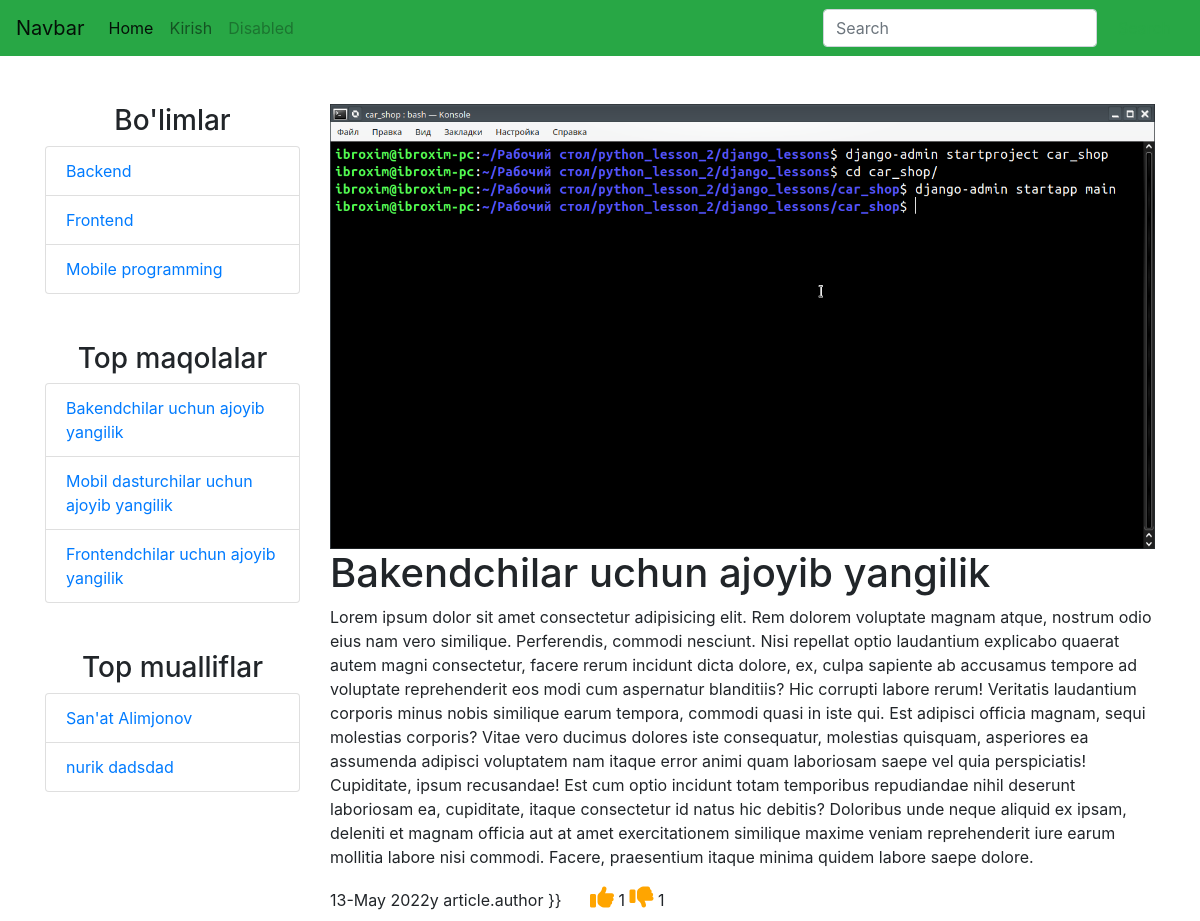
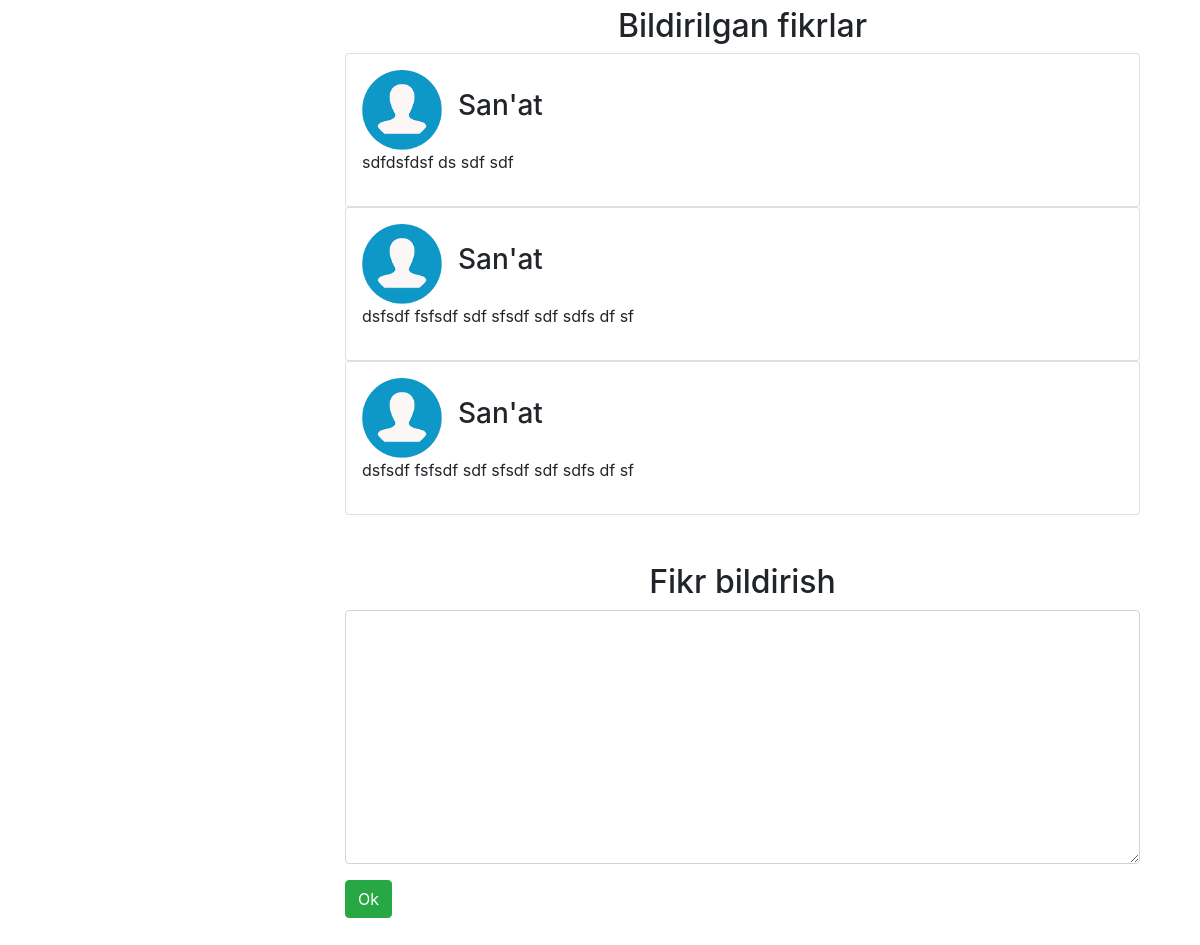
The page /1 on the database its author committed (2 pictures, top to bottom).
### blog/models.py (models this page shows, shortened)
class Category(models.Model):
    name = models.CharField(max_length=55)
    reg_date = models.DateField(auto_now_add=True)
    article_qty = models.PositiveIntegerField(default=0,editable=False)
    class Meta:
        verbose_name = "Kategoriya"
        verbose_name_plural = "Kategoriyalar"

class Article(models.Model):
    name = models.CharField(verbose_name="MAQOLA NOMI",help_text="dssdf sdjdsjfskdfsdfs dshfj", max_length=355,blank=True)
    text = models.TextField(verbose_name="MAQOLA Matni",max_length=8000,default="Text yo'q")
    view = models.PositiveIntegerField(verbose_name="Ko'rishlar soni",default=0 )
    likes = models.PositiveIntegerField(default=0)
    dislikes = models.PositiveIntegerField(default=0)
    image = models.ImageField(upload_to="")
    author = models.ForeignKey(Fallower,on_delete=models.CASCADE,null=True,blank=True)
    checked = models.BooleanField(default=False)
    category = models.ForeignKey(Category, db_index=True,  on_delete=models.PROTECT)
    reg_date = models.DateField(auto_now_add=True,editable=True )
    class Meta:
        verbose_name = "Maqola"
        verbose_name_plural = "Maqolalar"

class Comment(models.Model):
    article = models.ForeignKey(Article,on_delete=models.CASCADE,related_name="comments")
    incomment = models.ForeignKey("Comment",on_delete=models.CASCADE,null=True)
    author = models.ForeignKey(Fallower,on_delete=models.CASCADE)
    text = models.TextField()
    reg_date = models.DateField(auto_now_add=True)
    likes = models.PositiveIntegerField(default=0)
    dislikes = models.PositiveIntegerField(default=0)

### follower/models.py (models this page shows, shortened)
class Fallower(models.Model):
    user = models.OneToOneField(User,on_delete=models.CASCADE)
    name = models.CharField(verbose_name="Ismi", unique=True, max_length=55,blank=True)
    surname = models.CharField(max_length=55)
    age = models.PositiveIntegerField(default=0)
    liked_articles = models.ManyToManyField('blog.Article',blank=True)
    rating = models.PositiveIntegerField(default=0)
    email = models.EmailField()
    adress = models.CharField(max_length=500)

### blog/views.py (the view)
# urls.py: path("<int:article_id>", DetailPageView.as_view(), name="detail"),
class DetailPageView(View):
    def get(self,request,article_id):
        fallower = None
        try:
            user = request.user
            if isinstance(user, User):
                fallower = Fallower.objects.get(user=user)
        except Fallower.DoesNotExist as error:
            fallower = None
        print(fallower)
        article = Article.objects.get(id=article_id)
        comments = article.comments.all().order_by('-id')[:3]
        comments2 = Comment.objects.filter(article=article)
        categorys = Category.objects.all()
        articles = Article.objects.all().order_by('likes')[:10]
        fallowers = Fallower.objects.all().order_by('rating')[:10]
        context = {"categorys":categorys,"articles":articles,"fallowers":fallowers}
        context["article"] = article
        context["fallower"] = fallower
        context["comments"] = comments
        return render(request,"detail.html",context )

### templates/detail.html (shortened to what this page needs)
{% extends 'wrapper.html' %}
{% block content %}
        <div class="col-md-9 mb-5">
            <img src="{{ article.image.url }}" width="100%" alt="">
            <h1>{{ article.name }}</h1>
            <p>{{ article.text }}</p>
            <p>{{ article.reg_date|date:"d" }}-{{ article.reg_date|date:"F" }} {{ article.reg_date|date:"Y" }}y
                {% if article.author %}
                 article.author }}
                {% endif %}
               <span class="ml-4">
                <a href="#" {% if fallower %} class="reaction" {% endif %}
                 data-target="likes" data-id="{{ article.id }}">
                    <i class="fa fa-thumbs-up" style="font-size: 1.5em; color:orange;"></i>
                </a>
                <span id="likes">{{ article.likes }}</span>
                <a href="#"{% if fallower %} class="reaction" {% endif %} data-target="dislikes"
                        data-id="{{ article.id }}">
                    <i class="fa fa-thumbs-down" style="font-size: 1.5em; color:orange;"></i>
                </a>
                <span id="dislikes">{{ article.dislikes }}</span>
            </span>
            </p>
            <div class="col-md-12">
                <div class="text-center">
                    <h2>Bildirilgan fikrlar</h2>
                </div>
                {% for comment in comments %}
                <div class="card p-3">
                    <div class="d-flex align-items-center">
                        <img src="/static/index.png" width="80px" class="img-overlay" alt="">
                        <h3 class="ml-3">{{comment.author.name}}</h3>
                    </div>
                    <p>{{ comment.text }}</p>
                </div>
                {% empty %}
                    <h1>Ma'lumotlar topilmadi </h1>
                {% endfor %}
            </div>
            <div class="col-md-12 mt-5 mb-5">
                <div class="text-center">
                    <h2>Fikr bildirish</h2>
                </div>
                {% if fallowers %}
                 <form action="/add_comment" method="post">
                    <div class="form-group">
                        <textarea name="comment" class="form-control" id="" cols="30" rows="10">
                        </textarea>
                    </div>
                    <div class="form-group">
                        <button class="btn btn-success" type="submit">Ok</button>
                    </div>
                 </form>
                {% else %}
                    <h1>Fikr qoldirish uchun ro'yxatdan o'ting</h1>
                {% endif %}
            </div>
        </div>
{% endblock %}

### templates/wrapper.html (shortened to what this page needs)
<!DOCTYPE html>
{% load static %}
<html lang="en">
<head>
    <link rel="stylesheet" href="https://cdnjs.cloudflare.com/ajax/libs/font-awesome/6.1.1/css/all.min.css" />
    <link rel="stylesheet" href="/static/bootstrap/dist/css/bootstrap.min.css">
</head>
<body>
    <nav class="navbar navbar-expand-lg navbar-light bg-success">
        <a class="navbar-brand" href="#">Navbar</a>
        <div class="collapse navbar-collapse" id="navbarSupportedContent">
          <ul class="navbar-nav mr-auto">
            <li class="nav-item active">
              <a class="nav-link" href="/">Home <span class="sr-only">(current)</span></a>
            </li>
            <li class="nav-item">
              <a class="nav-link" href="{% url 'follower:login' %}">Kirish</a>
            </li>
            <li class="nav-item">
              <a class="nav-link disabled" href="#">Disabled</a>
            </li>
          </ul>
          <form class="form-inline my-2 my-lg-0">
            <input class="form-control mr-sm-2" type="text" placeholder="Search" aria-label="Search">
            <button class="btn btn-outline-success my-2 my-sm-0" type="submit">Search</button>
          </form>
        </div>
      </nav>
      <div class="container mt-5">
          <div class="row">
              <div class="col-md-3">
                <div class="text-center">
                    <h3>Bo'limlar</h3>
                </div>
                <ul class="list-group">
                    {% for c in categorys %}
                    <li class="list-group-item">
                        <a href="{% url 'blog:category' c.id  %}">{{ c.name }}</a>
                    </li>
                    {% endfor %}
                  </ul>
                  <div class="text-center mt-5">
                    <h3>Top maqolalar</h3>
                </div>
                <ul class="list-group">
                    {% for a in articles %}
                    <li class="list-group-item">
                        <a href="#">{{ a.name }}</a>
                    </li>
                    {% endfor %}
                  </ul>
                  <div class="text-center mt-5">
                    <h3>Top mualliflar</h3>
                </div>
                <ul class="list-group">
                    {% for f in fallowers %}
                    <li class="list-group-item">
                        <a href="{% url 'blog:author_articles' f.id  %}">{{ f.name }} {{ f.surname }}</a>
                    </li>
                    {% endfor %}
                  </ul>
              </div>
              {% block content %}
              {% endblock %}
            </div>
        </div>
  </body>
  </html>

### rows shown on the page
Category: name "Backend"
Category: name "Frontend"
Category: name "Mobile programming"
Article: name "Bakendchilar uchun ajoyib yangilik", image (picture), text "Lorem ipsum dolor sit amet consectetur adipisicing elit. Rem dolorem voluptate magnam atque, nostrum odio eius nam vero similique. Perferendis, commodi nesciunt. Nisi repellat optio laudantium explicabo quaerat autem magni consectetur, facere rerum incidunt dicta dolore, ex, culpa sapiente ab accusamus tempore ad voluptate reprehenderit eos modi cum aspernatur blanditiis? Hic corrupti labore rerum! Veritatis laudantium corporis minus nobis similique earum tempora, commodi quasi in iste qui. Est adipisci officia magnam, sequi molestias corporis? Vitae vero ducimus dolores iste consequatur, molestias quisquam, asperiores ea assumenda adipisci voluptatem nam itaque error animi quam laboriosam…", reg_date "13", reg_date "May", reg_date "2022", likes "1", dislikes "1"
Article: name "Mobil dasturchilar uchun ajoyib yangilik"
Article: name "Frontendchilar uchun ajoyib yangilik"
Fallower: name "San'at", surname "Alimjonov"
Fallower: name "nurik", surname "dadsdad"
Comment: author.name "San'at", text "sdfdsfdsf ds sdf sdf"
Comment: author.name "San'at", text "dsfsdf fsfsdf sdf sfsdf sdf sdfs df sf"
Comment: author.name "San'at", text "dsfsdf fsfsdf sdf sfsdf sdf sdfs df sf"
